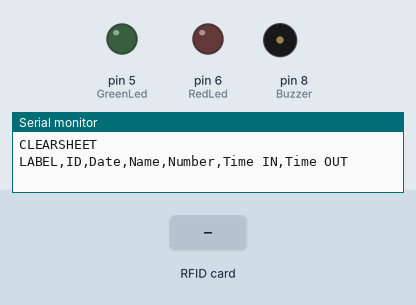
This sketch was run on a simulated Arduino Uno, built with avr-gcc and run on an emulated ATmega328P. On the bench: output pins drawn as LEDs (lit = HIGH), buzzer (waves = sounding, pin HIGH), the last lines printed to the serial monitor. The test bench sets the inputs (shaded band). Pins used as bus, display or sensor lines are not drawn.

Above: at 1.4 s.
1.5 s: RFID card 99 35 72 A9 held to the reader
At 2.7 s:
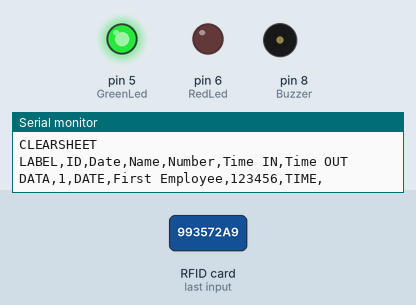
3.0 s: RFID card 5E 7A 19 C4 held to the reader
At 5.3 s:
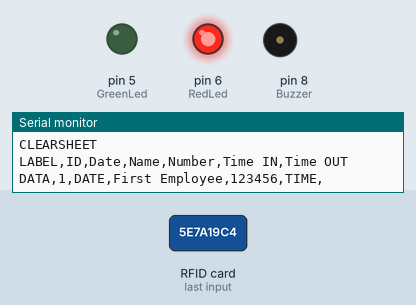
6.0 s: RFID card 8B 25 8F B9 held to the reader
At 6.9 s:
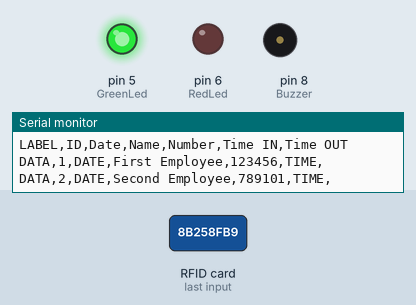
Timing chart, 0 to 11.1 s (numbered marks = the images above; inputs shaded):
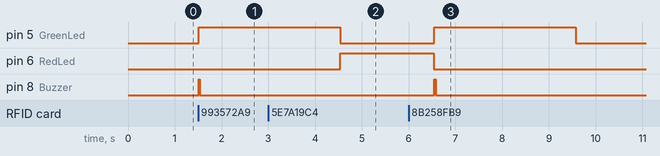

The sketch:

RFID_Excel_LCD-6Tags.ino
```cpp
#include <SPI.h>
#include <MFRC522.h>
//#include <LiquidCrystal.h>// include the library code:

//LiquidCrystal lcd(2);  //(or the latch pin of the 74HC595)

#define SS_PIN 10 //RX slave select
#define RST_PIN 9

MFRC522 mfrc522(SS_PIN, RST_PIN); // Create MFRC522 instance.

byte card_ID[4]; //card UID size 4byte
byte Name1[4]={0x99,0x35,0x72,0xA9};//first UID card
byte Name2[4]={0x8B,0x25,0x8F,0xB9};//second UID card
byte Name3[4]={0x60,0x4B,0xF6,0xA7};//THIRD UID card
byte Name4[4]={0x4A,0x1F,0xC8,0x49};//Fourth UID card
byte Name5[4]={0x70,0xAB,0xF9,0xA7};//Fifth UID card
byte Name6[4]={0xAA,0x88,0x56,0xBC};//Sixth UID card

int NumbCard[6];//the number of cards. in my case i have just two cards.
int j=0;
int statu[6];//the number of cards. in my case i have just two cards.
int s=0;

int const RedLed=6;
int const GreenLed=5;
int const Buzzer=8;

String Log;
String Name;//user name
long Number;//user number
int n ;//The number of card you want to detect (optional)
int ID=1;
void setup() {
  //lcd.begin(16, 2);
  Serial.begin(9600); // Initialize serial communications with the PC
  SPI.begin();  // Init SPI bus
  mfrc522.PCD_Init(); // Init MFRC522 card

  Serial.println("CLEARSHEET");                 // clears starting at row 1
  Serial.println("LABEL,ID,Date,Name,Number,Time IN,Time OUT");// make four columns (Date,Time,[Name:"user name"]line 48 & 52,[Number:"user number"]line 49 & 53)

  pinMode(RedLed,OUTPUT);
  pinMode(GreenLed,OUTPUT);
  pinMode(Buzzer,OUTPUT);

  //lcd.setCursor(2,0);
  //lcd.print("Good Morning");//Wlecome Message will appear in the beginning.
  delay(200);
   }

void loop() {
  //look for new card
   if ( ! mfrc522.PICC_IsNewCardPresent()) {
  return;//got to start of loop if there is no card present
 }
 // Select one of the cards
 if ( ! mfrc522.PICC_ReadCardSerial()) {
  return;//if read card serial(0) returns 1, the uid struct contians the ID of the read card.
 }

 for (byte i = 0; i < mfrc522.uid.size; i++) {
     card_ID[i]=mfrc522.uid.uidByte[i];

       if(card_ID[i]==Name1[i]){
       Name="First Employee";//user name
       Number=123456;//user number
       j=0;
       s=0;
      }
      else if(card_ID[i]==Name2[i]){
       Name="Second Employee";//user name
       Number=789101;//user number
       j=1;
       s=1;
      }
      else if(card_ID[i]==Name3[i]){
       Name="third Employee";//user name
       Number=789101;//user number
       j=2;
       s=2;
      }
      else if(card_ID[i]==Name4[i]){
       Name="fourth Employee";//user name
       Number=789101;//user number
       j=3;
       s=3;
      }
      else if(card_ID[i]==Name5[i]){
       Name="Fifth Employee";//user name
       Number=789101;//user number
       j=4;
       s=4;
      }
      else if(card_ID[i]==Name6[i]){
       Name="Sixth Employee";//user name
       Number=789101;//user number
       j=5;
       s=5;
      }
      else{
          digitalWrite(GreenLed,LOW);
          digitalWrite(RedLed,HIGH);
          goto cont;//go directly to line 142
     }
}
      if(NumbCard[j] == 1 && statu[s] == 0){
      statu[s]=1;
     // lcd.clear();
     // lcd.setCursor(0,0);
     // lcd.print("Good Bye");
     // lcd.setCursor(0,1);
     // lcd.print(Name);
      Serial.print("DATA,");//send the Name to excel
      Serial.print(ID);
      Serial.print(",");
      Serial.print("DATE");
      Serial.print(",");
      Serial.print(Name);
      Serial.print(",");
      Serial.print(Number); //send the Number to excel
      Serial.print(",");
      Serial.print("");
      Serial.print(",");
      Serial.println("TIME");
      ID=ID+1;
      digitalWrite(GreenLed,HIGH);
      digitalWrite(RedLed,LOW);
      digitalWrite(Buzzer,HIGH);
      delay(30);
      digitalWrite(Buzzer,LOW);
      }
      else if(NumbCard[j] == 0){
      NumbCard[j] = 1;

      n++;//(optional)
     // lcd.clear();
     // lcd.setCursor(4,0);
     // lcd.print("Welcome ");
     // lcd.setCursor(0,1);
     // lcd.print(Name);
      Serial.print("DATA,");//send the Name to excel
      Serial.print(ID);
      Serial.print(",");
      Serial.print("DATE");
      Serial.print(",");
      Serial.print(Name);
      Serial.print(",");
      Serial.print(Number); //send the Number to excel
      Serial.print(",");
      Serial.print("TIME");
      Serial.print(",");
      Serial.println("");
      digitalWrite(GreenLed,HIGH);
      digitalWrite(RedLed,LOW);
      digitalWrite(Buzzer,HIGH);
      delay(30);
      digitalWrite(Buzzer,LOW);
      ID=ID+1;
      }
      else if(statu[s] == 1){
     //lcd.clear();
     //lcd.setCursor(0,0);
     //lcd.print(Name);
     //lcd.setCursor(0,1);
     //lcd.print("Already Left");
      }
      delay(1000);
      //lcd.clear();
      //lcd.setCursor(2,0);
      //lcd.print("Good Morning");

cont:
delay(2000);
digitalWrite(GreenLed,LOW);
digitalWrite(RedLed,LOW);

//if you want to close the Excel when all card had detected and save Excel file in Names Folder. in my case i have just 2 card (optional)
/*if(n==2){
    Serial.println("SAVEWORKBOOKAS,Names/WorkNames");
    Serial.println("FORCEEXCELQUIT");
    }*/
}
```

Measured:
- after the input at 1.5 s, pin 5 (GreenLed): LOW → HIGH at once; pin 8 (Buzzer): LOW → HIGH at once, → LOW 0.03 s later
- after the input at 3.0 s, pin 6 (RedLed): LOW → HIGH after 1.5 s
- after the input at 6.0 s, pin 5 (GreenLed): LOW → HIGH after 0.55 s, → LOW 3.0 s later; pin 8 (Buzzer): LOW → HIGH after 0.55 s, → LOW 0.03 s later
